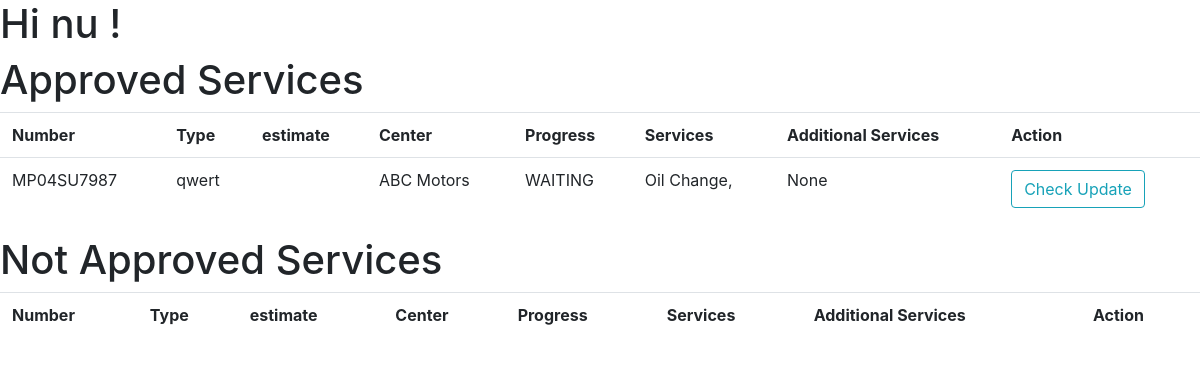
Page /services (signed in) on the earlier database version.
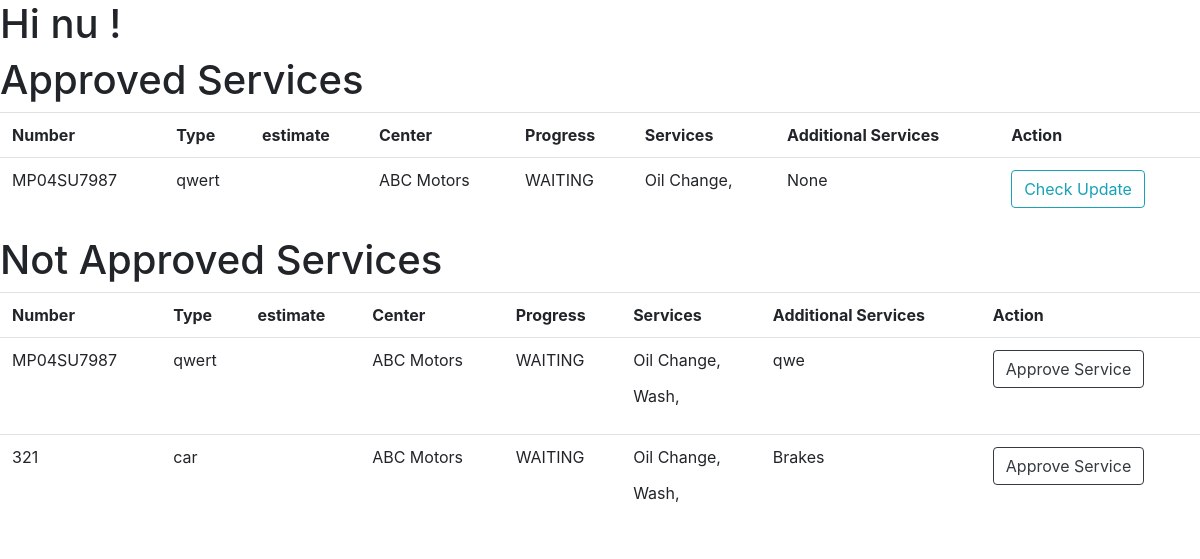
Same page on the later database version.
### account/models.py (models this page shows)
class User(AbstractUser):
    class Role(models.TextChoices):
        ADMIN = "ADMIN" , "Admin"
        CUSTOMER = 'CUSTOMER' , "Customer"
        EMPLOYEE = 'EMPLOYEE' , 'Employee'
    phone = models.CharField(max_length=13,unique=True , null=True , blank=True)
    role = models.CharField(max_length=50 , choices=Role.choices ,default= Role.CUSTOMER)
    is_active = models.BooleanField(default=False)

### ERP/models.py (models this page shows, shortened)
class Service(models.Model):
    class Progress(models.TextChoices):
        WAITING = 'WAITING' , 'Waiting'
        DOING = 'DOING' , 'Doing'
    vehical = models.ForeignKey(Vehical , on_delete=models.SET_NULL, blank=True , null= True)
    center = models.ForeignKey(Center , on_delete=models.SET_NULL , null=True , blank= True)
    services = models.ManyToManyField(CenterServices)
    progress = models.CharField(max_length=20 , choices=Progress.choices , default= Progress.WAITING)
    additional_services = models.CharField(max_length=200 ,default = None)
    additional_services_cost = models.IntegerField(default=0)
    is_approved = models.BooleanField(default=False)

class Vehical(models.Model):
    customer = models.ForeignKey(Customer , on_delete=models.CASCADE)
    number = models.CharField(max_length=20 , unique= True)
    type = models.CharField(max_length=20)

class CenterServices(models.Model):
    name = models.CharField(max_length=100)
    description = models.CharField(max_length=400, default="Diam dolor diam ipsum sit amet diam et eos erat ipsum")
    price = models.IntegerField(default=500)
    center = models.ForeignKey(Center,on_delete= models.CASCADE)
    tax = models.FloatField(default=5)

### Franchise/models.py (models this page shows, shortened)
class Center(models.Model):
    name = models.CharField(max_length=100)
    location = models.ForeignKey(Location , null=True , blank= True , on_delete= models.SET_NULL)

### account/decorators.py (the view)
        def wrapper(request , *args, **kwargs):
            group = None
            role = request.user.role
            print(role)
            if role in allowed_roles:
                return view_func(request , *args, **kwargs)
            else :
                print('User Not allowed')
                return redirect('unauth_page')

### ERP/views.py (called while the page is built)
@login_required(login_url= 'login_page')
@allowed_users(allowed_roles=[User.Role.CUSTOMER])
def customer_services(request):
    vehicals = Vehical.objects.filter(customer = Customer.objects.get(user=request.user))
    context = {}
    app_services = Service.objects.filter(is_approved = True , vehical__in = vehicals)
    not_app_services = Service.objects.filter(is_approved = False, vehical__in = vehicals)
    context['app_services'] = app_services
    context['not_app_services'] = not_app_services
    return render(request , 'ERP/service/customer_view.html',context)

### templates/ERP/service/customer_view.html (shortened to what this page needs)
<head>
    <link rel="stylesheet" href="https://cdn.jsdelivr.net/npm/bootstrap@4.0.0/dist/css/bootstrap.min.css">
  </head>
{% load static %}
{% block content %}
<h1>Hi {{request.user}} !</h1>
<h1>Approved Services</h1>
<table class = 'table'>
    <tr>
        <th>Number</th>
        <th>Type</th>
        <th>estimate</th>
        <th>Center</th>
        <th>Progress</th>
        <th>Services</th>
        <th>Additional Services</th>
        <th>Action</th>
        </tr>
        {% for service in app_services %}
        <tr>
            <td>{{service.vehical.number}}</td>
            <td>{{service.vehical.type}}</td>
            <td>{{service.service_estimate }} </td>
            <td>{{service.center.name}}</td>
            <td>{{service.progress}}</td>
            <td>
                {% for ser in service.services.all %}
            <p class="ptag">{{ser.name}},</p>
                    {% endfor %}
            </td>
            <td>{{service.additional_services}}</td>
            <td> <a class="btn btn-outline-info" href="services/view/update/{{service.id}}">Check Update</a></td>
        </tr>
        {% endfor %}
        </table>
<h1>Not Approved Services</h1>
        <table class = 'table' >
            <tr>
                <th>Number</th>
                <th>Type</th>
                <th>estimate</th>
                <th>Center</th>
                <th>Progress</th>
                <th>Services</th>
                <th>Additional Services</th>
                <th>Action</th>
                </tr>
                {% for service in not_app_services %}
                <tr>
                    <td>{{service.vehical.number}}</td>
                    <td>{{service.vehical.type}}</td>
                    <td>{{service.service_estimate}}</td>
                    <td>{{service.center.name}}</td>
                    <td>{{service.progress}}</td>
                    <td>
                        {% for ser in service.services.all %}
                      <p>  {{ser.name}},</p>
                            {% endfor %}
                    </td>
                    <td>{{service.additional_services}}</td>
                    <td> <a class="btn btn-outline-dark" href="services/approve/{{service.id}}">Approve Service</a></td>
                </tr>
                {% endfor %}
</table>
{% endblock %}

Differences in the rows shown:
added Service: vehical.number "MP04SU7987", vehical.type "qwert", center.name "ABC Motors", progress "WAITING", additional_services "qwe", CenterServices (name "Oil Change"), shown under "Not Approved Services"
added CenterServices: name "Wash"
added Service: vehical.number "321", vehical.type "car", center.name "ABC Motors", progress "WAITING", additional_services "Brakes", CenterServices (name "Oil Change"), shown under "Not Approved Services"
